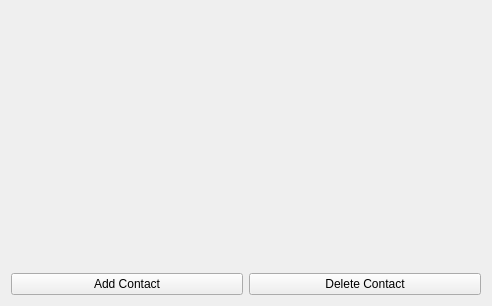
<?xml version="1.0" encoding="UTF-8"?>
<ui version="4.0">
 <class>ContactListView</class>
 <widget class="QWidget" name="ContactListView">
  <property name="geometry">
   <rect>
    <x>0</x>
    <y>0</y>
    <width>492</width>
    <height>306</height>
   </rect>
  </property>
  <property name="windowTitle">
   <string>Form</string>
  </property>
  <layout class="QVBoxLayout" name="verticalLayout">
   <item>
    <widget class="ConfigObjectTableView" name="listView" native="true">
     <property name="sizePolicy">
      <sizepolicy hsizetype="Preferred" vsizetype="MinimumExpanding">
       <horstretch>0</horstretch>
       <verstretch>0</verstretch>
      </sizepolicy>
     </property>
    </widget>
   </item>
   <item>
    <layout class="QHBoxLayout" name="horizontalLayout_2">
     <item>
      <widget class="QPushButton" name="addContact">
       <property name="toolTip">
        <string>Adds a contact to the list.</string>
       </property>
       <property name="accessibleName">
        <string>Add contact button</string>
       </property>
       <property name="text">
        <string>Add Contact</string>
       </property>
       <property name="shortcut">
        <string>Alt++</string>
       </property>
      </widget>
     </item>
     <item>
      <widget class="QPushButton" name="remContact">
       <property name="accessibleName">
        <string>Delete contact button</string>
       </property>
       <property name="text">
        <string>Delete Contact</string>
       </property>
       <property name="shortcut">
        <string>Alt+-</string>
       </property>
      </widget>
     </item>
    </layout>
   </item>
  </layout>
  <action name="actionAdd_M17_Contact">
   <property name="text">
    <string>Add M17 Contact</string>
   </property>
   <property name="toolTip">
    <string>Adds an M17 contact to the list.</string>
   </property>
  </action>
  <action name="actionAdd_DTMF_Contact">
   <property name="text">
    <string>Add DTMF Contact</string>
   </property>
   <property name="toolTip">
    <string>Adds an DTMF (analog) contact to the list.</string>
   </property>
  </action>
  <action name="actionAdd_DMR_Contact">
   <property name="text">
    <string>Add DMR Contact</string>
   </property>
   <property name="toolTip">
    <string>Adds an DMR contact to the list.</string>
   </property>
  </action>
 </widget>
 <customwidgets>
  <customwidget>
   <class>ConfigObjectTableView</class>
   <extends>QWidget</extends>
   <header>configobjecttableview.hh</header>
   <container>1</container>
  </customwidget>
 </customwidgets>
 <resources/>
 <connections/>
</ui>
